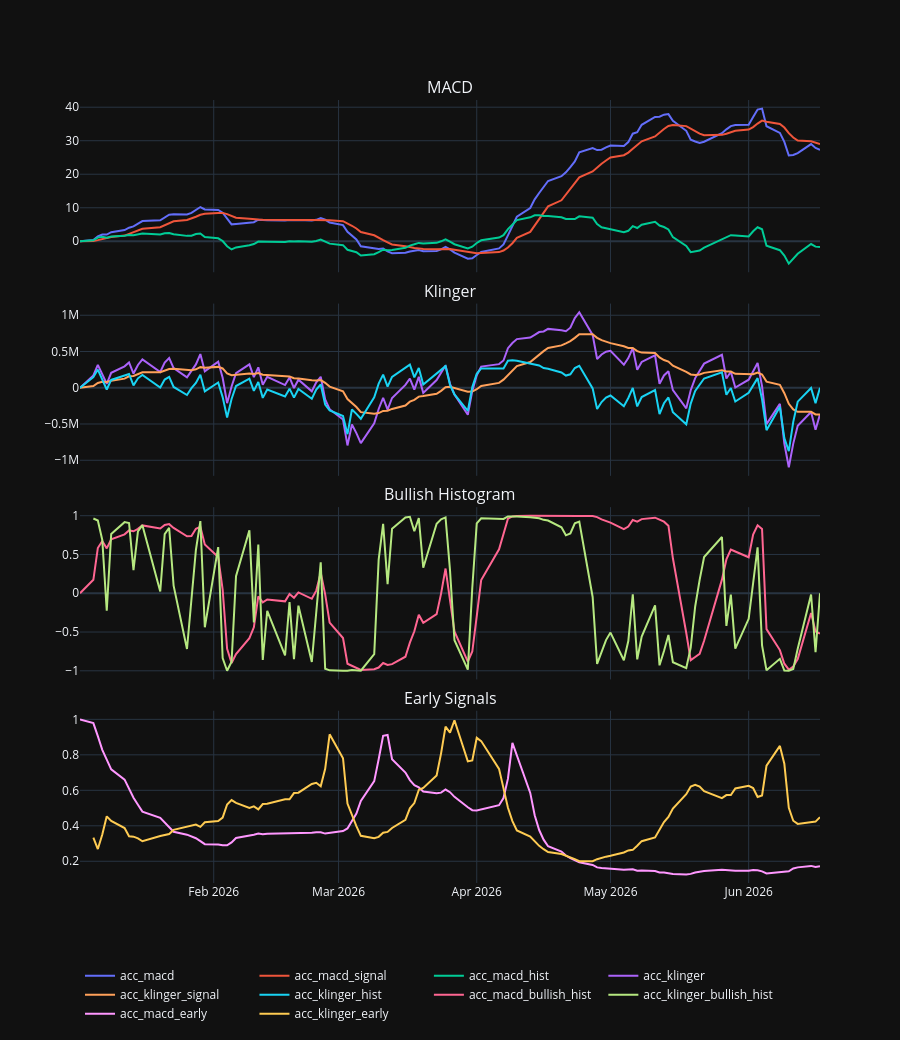

Here is the notebook cell this chart was saved with:
### Markdown cell above
## MACD and Klinger Terminal

### Code cell
MACD_KLINGER_GROUPS = [
    ("MACD", ["acc_macd", "acc_macd_signal", "acc_macd_hist"]),
    ("Klinger", ["acc_klinger", "acc_klinger_signal", "acc_klinger_hist"]),
    ("Bullish Histogram", ["acc_macd_bullish_hist", "acc_klinger_bullish_hist"]),
    ("Early Signals", ["acc_macd_early", "acc_klinger_early"]),
]
plot_grouped_terminal(features_pd, DEFAULT_TICKER, MACD_KLINGER_GROUPS).show()
